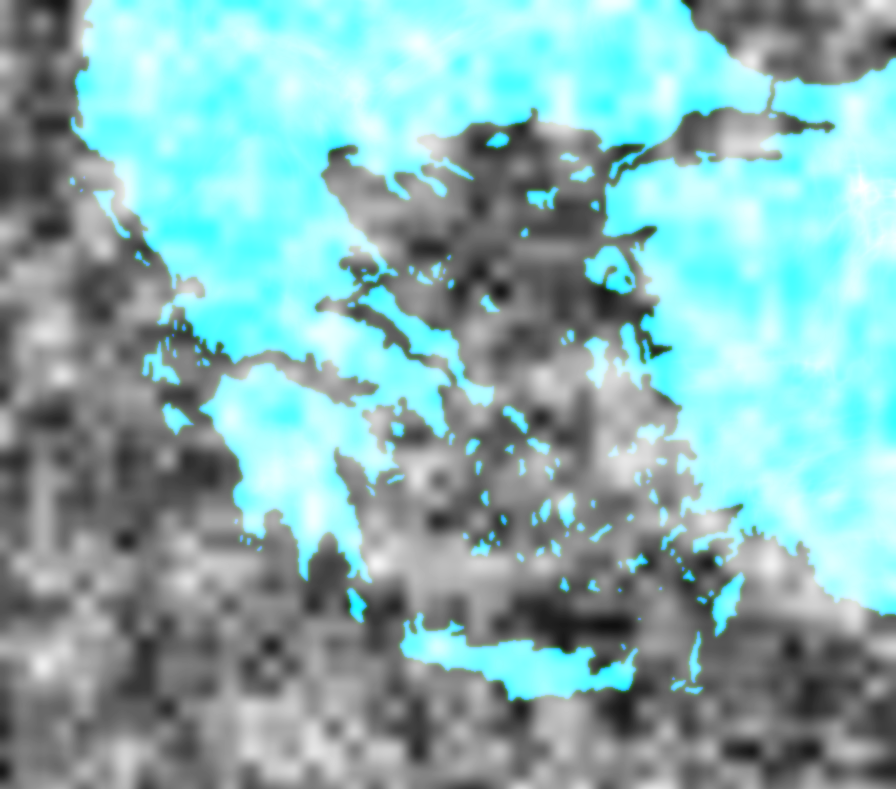
#> input picture godot/assets/world/greece.png, 896 x 789 px, given in place of Zeus_MapOfGreece08.JPG, which was not available
$ python build_world_atlas.py
#> lines starting #> are read from the running program, lines starting #| are printed output that depends on the picture; pictures that were not available may be replaced by others from this repository, and a replacement may not be noted
#!/usr/bin/env python3
"""Bake coordinate-preserving coast/relief data for the Godot regional atlas.

The clean Greece 08 plate has the same coastline as Greece 01-10, without the
foreground character illustration. Poseidon keeps its four distinct maps.
These are presentation fields, not geographic DEMs or simulation tiles.
Run with a Python containing Pillow and numpy; source plates remain untouched.
"""
from pathlib import Path
import hashlib
import json
import numpy as np
from PIL import Image, ImageFilter

REPO = Path(__file__).resolve().parents[1]
SOURCE = REPO.parent / 'Textures/Zeus_Data_Images'
OUT = REPO / 'godot/assets/world'


def blur(a, radius):
    im = Image.fromarray(np.uint8(np.clip(a, 0, 1)*255))
    return np.asarray(im.filter(ImageFilter.GaussianBlur(radius)), dtype=float)/255


def noise(x, y, frequency, seed):
    """Continuous deterministic value noise, with local RNG only."""
    rng = np.random.default_rng(seed)
    grid = rng.random((128, 128))
    px, py = x*frequency+5, y*frequency+5
    ix, iy = np.floor(px).astype(int), np.floor(py).astype(int)
    fx, fy = px-ix, py-iy
    fx, fy = fx*fx*(3-2*fx), fy*fy*(3-2*fy)
    a = grid[iy%128, ix%128]*(1-fx)+grid[iy%128, (ix+1)%128]*fx
    b = grid[(iy+1)%128, ix%128]*(1-fx)+grid[(iy+1)%128, (ix+1)%128]*fx
    return a*(1-fy)+b*fy


def bake(name, filename):
#> called with name = 'greece', filename = 'Zeus_MapOfGreece08.JPG'
    path = SOURCE/filename
    im = Image.open(path).convert('RGB')
    im.thumbnail((896, 896), Image.Resampling.LANCZOS)
    rgb = np.asarray(im, dtype=float)/255
    r, g, b = rgb.transpose(2, 0, 1)
    mask = ((g > b*1.04) & (r > b*.78)).astype(float)
#> mask: shape (789, 896) float64; every value is 0
    # Close one-pixel paint shadows without erasing the small Aegean islands.
    mask = np.asarray(Image.fromarray(np.uint8(mask*255)).filter(
        ImageFilter.MaxFilter(3)).filter(ImageFilter.MinFilter(3)), dtype=float)/255
    h, w = mask.shape
#> h = 789; w = 896
    y, x = np.mgrid[0:h, 0:w]/float(w)
    # Warped ridged terrain creates irregular massifs and valleys, avoiding
    # repeating sine-wave rows. This is authored relief rather than survey data.
    wx = x+(noise(x,y,7,1701)-.5)*.14
#> in noise, `ix, iy = np.floor(px).astype(int), np.floor(py).astype(int)`:
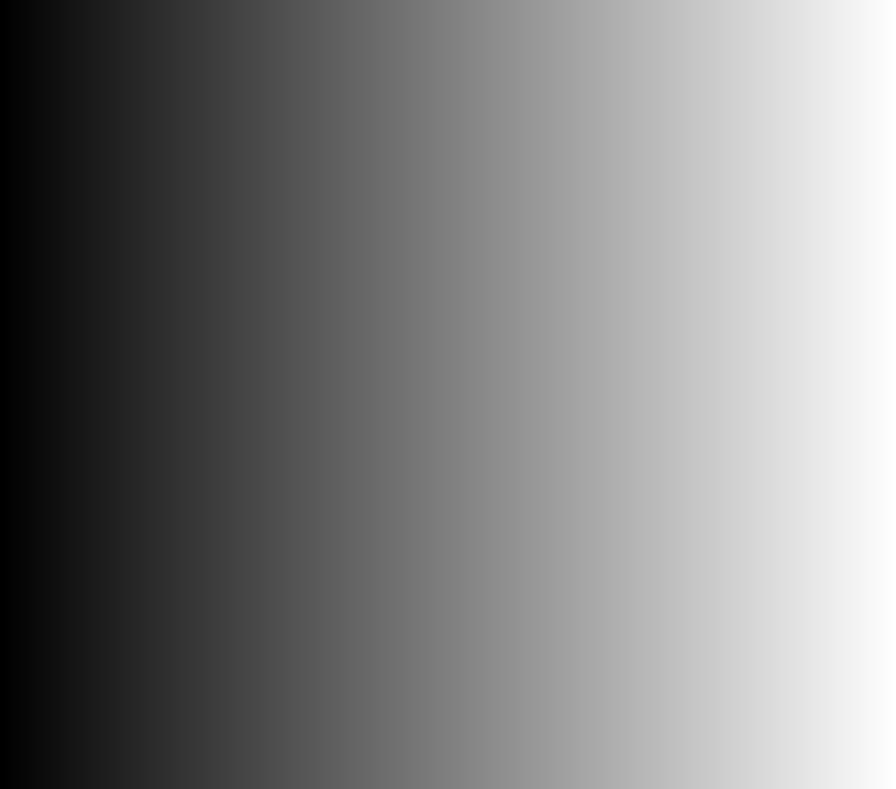
#> px: shape (789, 896) float64; min 5, max 11.99, mean 8.5; drawn with min black and max white
#> in noise, `ix, iy = np.floor(px).astype(int), np.floor(py).astype(int)`:
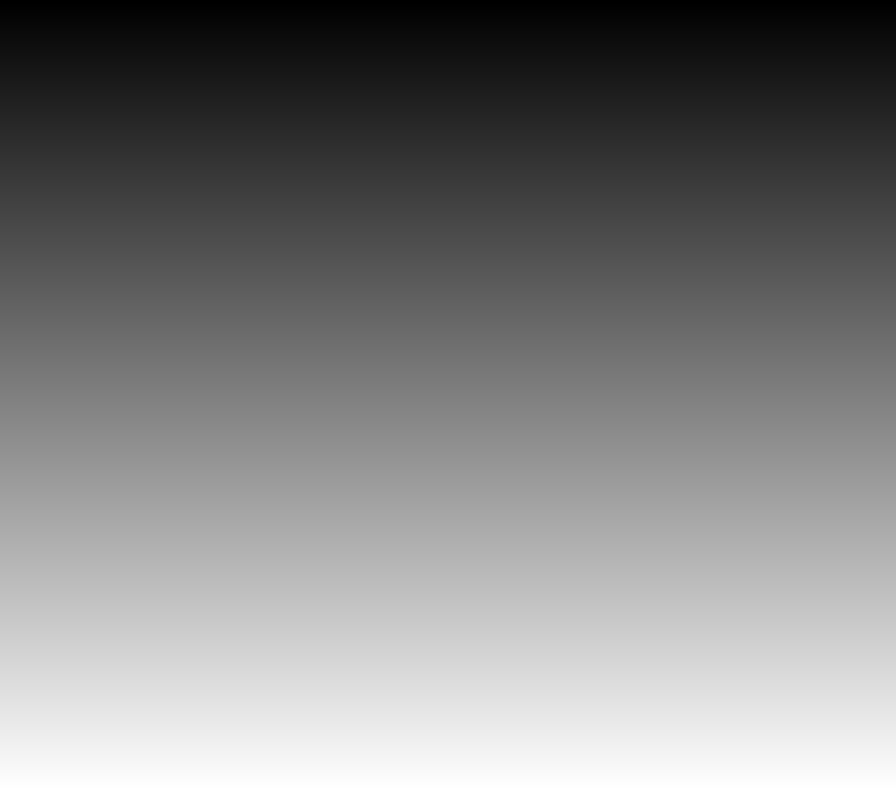
#> py: shape (789, 896) float64; min 5, max 11.16, mean 8.08; drawn with min black and max white
    wy = y+(noise(x,y,7,1702)-.5)*.14
    ridge = np.zeros((h, w))
    weight = 0.0
    for i in range(5):
        amplitude = .52**i
        ridge += (1-np.abs(noise(wx,wy,7*2**i,1901+i)*2-1))*amplitude
        weight += amplitude
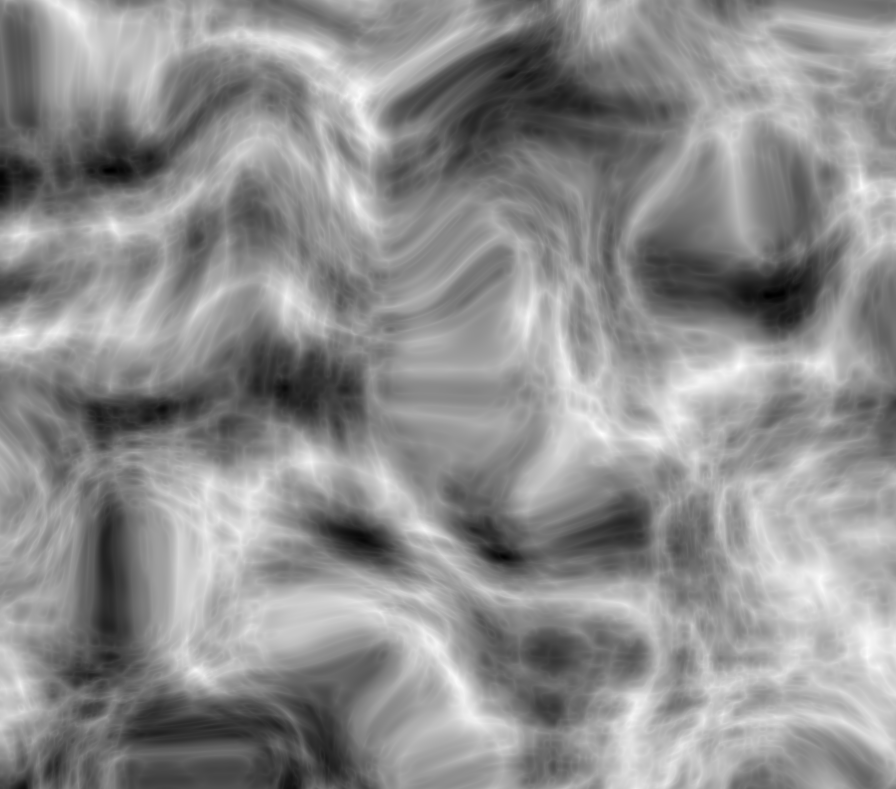
#> ridge: shape (789, 896) float64; min 0.288, max 1.98, mean 1.23; drawn with min black and max white
#> after the loop, weight = 2
    ridge /= weight
    interior = blur(mask, 14)
#> in blur, `im = Image.fromarray(np.uint8(np.clip(a, 0, 1)*255))`: im: PIL image 896x789 L; every value is 0
    shore = blur(mask, 2)
    coverage = blur(mask, .65)
    massifs = noise(x,y,4,2101)
    relief = coverage*(.035 + interior**3*(.15+3.5*ridge**3*(.4+massifs)))
    # Submerged shoreline apron produces continuous banks, without high water
    # beneath land. Channel B is coast coverage; G is shallow water proximity.
    ecology = noise(x,y,19,2201)*.55+noise(x,y,43,2202)*.45
    fields = np.stack((np.clip(relief/3.6, 0, 1), shore, coverage, ecology), axis=-1)
    OUT.mkdir(parents=True, exist_ok=True)
    out = OUT/(name+'.png')
    Image.fromarray(np.uint8(fields*255), 'RGBA').save(out)
    return {'file': out.name, 'source': str(path.relative_to(REPO.parent)),
            'source_sha256': hashlib.sha256(path.read_bytes()).hexdigest(),
            'sha256': hashlib.sha256(out.read_bytes()).hexdigest(),
            'width': w, 'height': h, 'aspect': im.width/im.height,
            'land_fraction': float(mask.mean()), 'height_scale': 3.6,
            'rights_status': 'needs_evidence'}


def main():
    records = {'greece': bake('greece', 'Zeus_MapOfGreece08.JPG')}
    for i in range(1, 5):
        records['poseidon%d'%i] = bake('poseidon%d'%i, 'Poseidon_map%02d.jpg'%i)
#> call 2 of bake, with name = 'poseidon1', filename = 'Poseidon_map01.jpg'
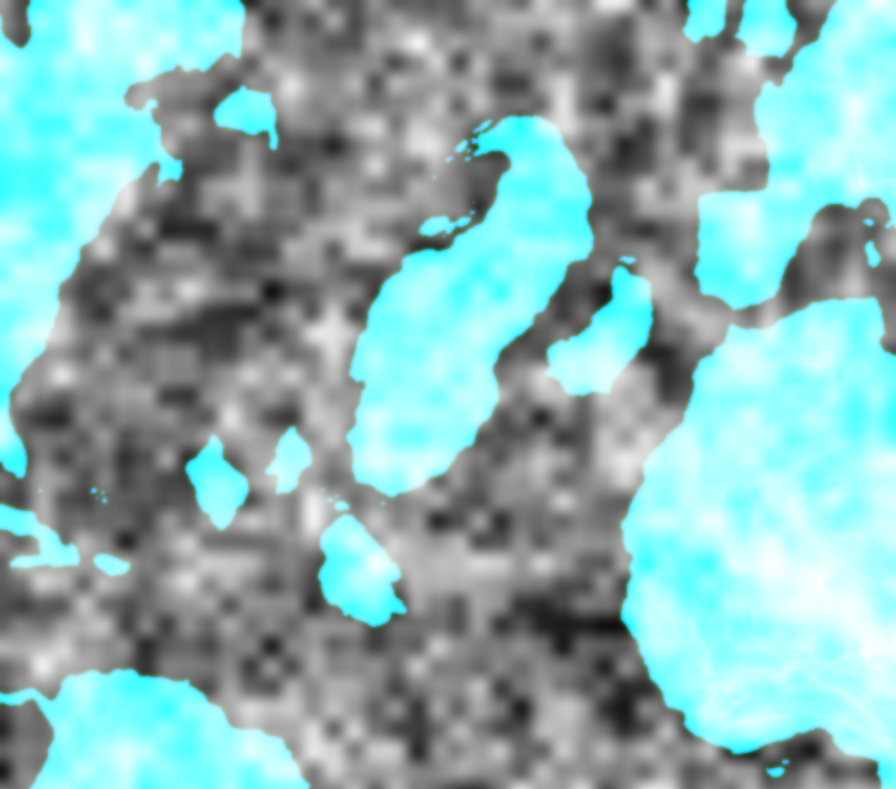
#> input picture godot/assets/world/poseidon1.png, 896 x 789 px, given in place of Poseidon_map01.jpg, which was not available
#> in bake (call 2), `im = Image.open(path).convert('RGB')`:
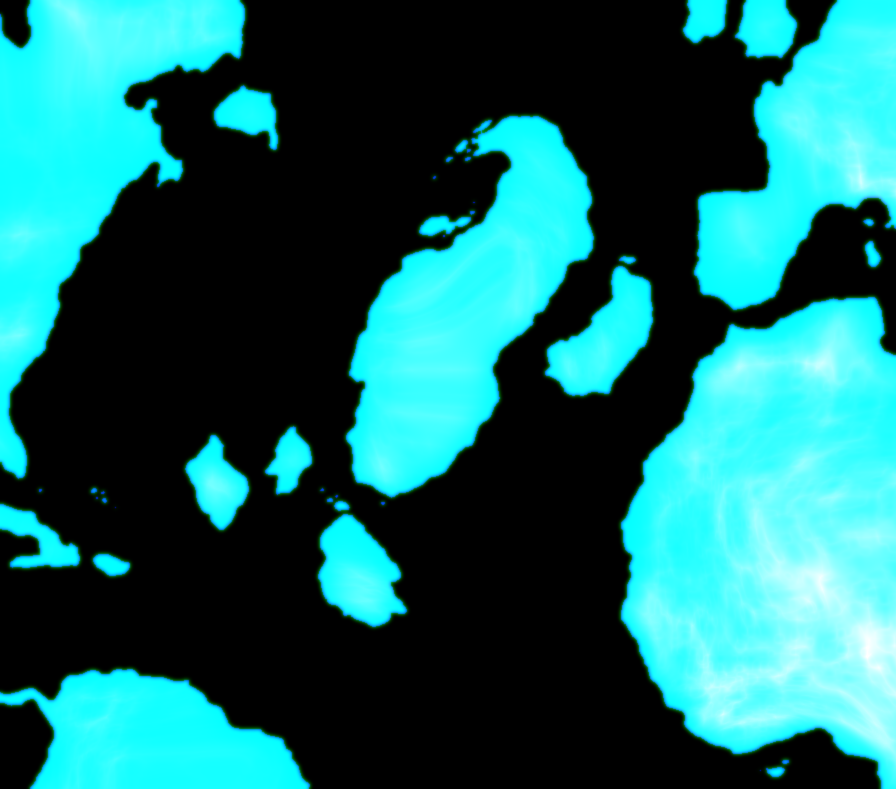
#> im: PIL image 896x789 RGB; mean R, G, B 23.5, 102.9, 102.9
#> in bake (call 2), `r, g, b = rgb.transpose(2, 0, 1)`:
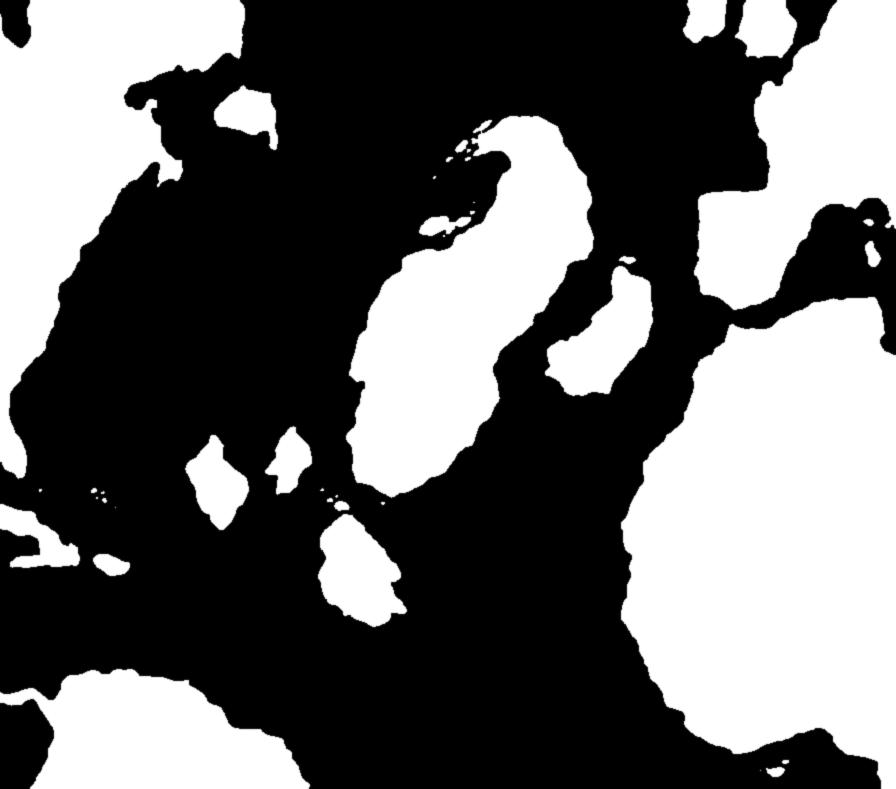
#> b: shape (789, 896) float64; min 0, max 1, mean 0.403
    manifest = {'revision': 'living_atlas_v1', 'generator': 'tools/build_world_atlas.py',
                'scope': 'Cosmetic 3D regional atlas; normalized native city coordinates unchanged.',
                'channels': 'R procedural relief / 3.6; G shore proximity; B coast coverage; A ecology',
                'projection': 'Native UV to curved regional globe patch. Relief is artistic, not a geographic DEM.',
                'maps': records, 'budgets': {'terrain_grid': [256, 226], 'clouds': 12,
                  'trees': 1600, 'decorative_ships': 7, 'mesh_instances_max': 100,
                  'triangles_max': 220000},
                'release_status': 'Development art; retained source plate rights need evidence.'}
    (OUT/'atlas_sources.json').write_text(json.dumps(manifest, indent=2)+'\n')
    print('ATLAS_FIELDS', len(records), 'coast/relief maps; original plates untouched')


if __name__ == '__main__':
#> (the run stopped early here; a loop or call above may not have finished)
